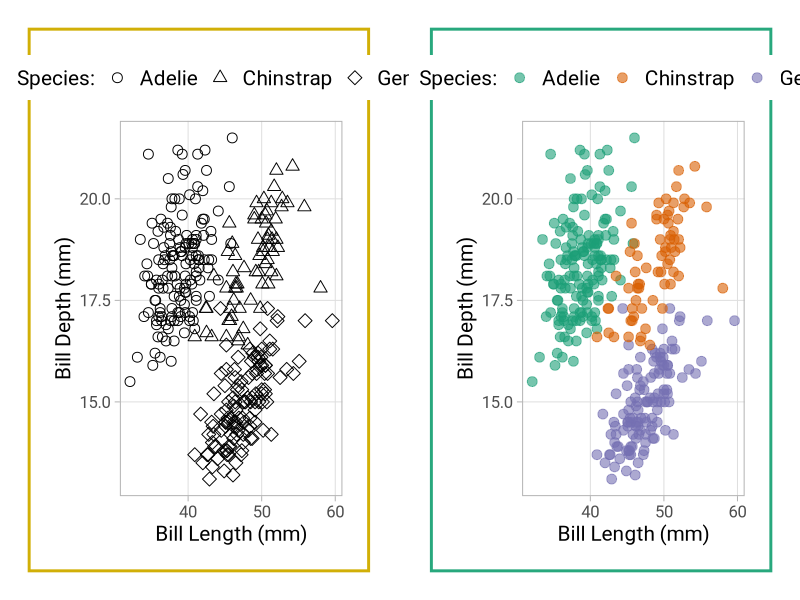
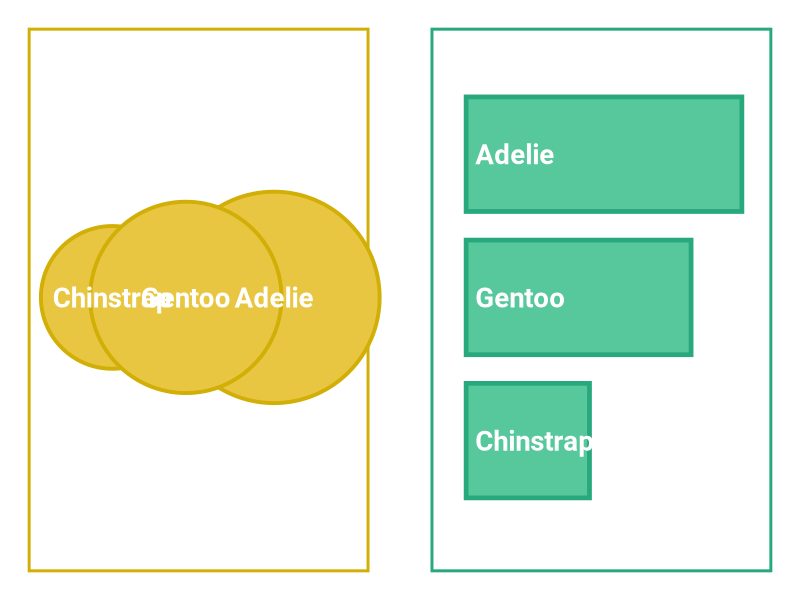
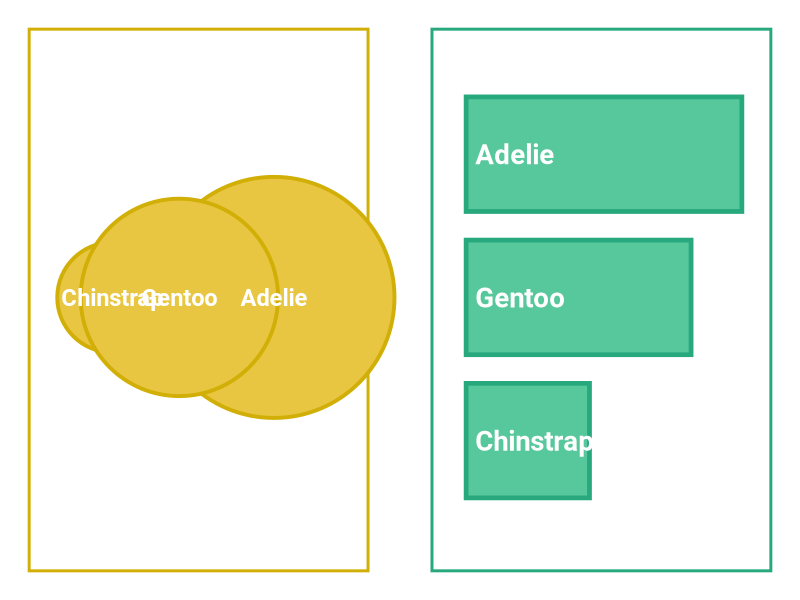
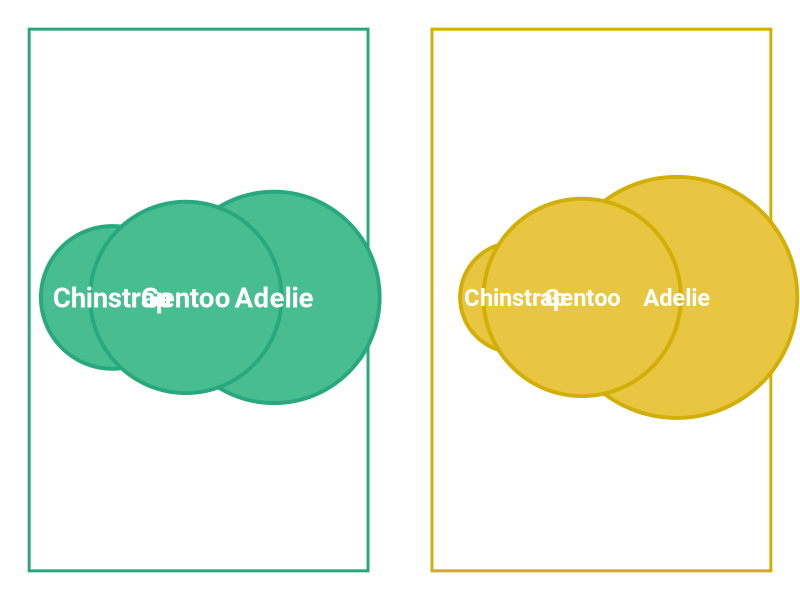
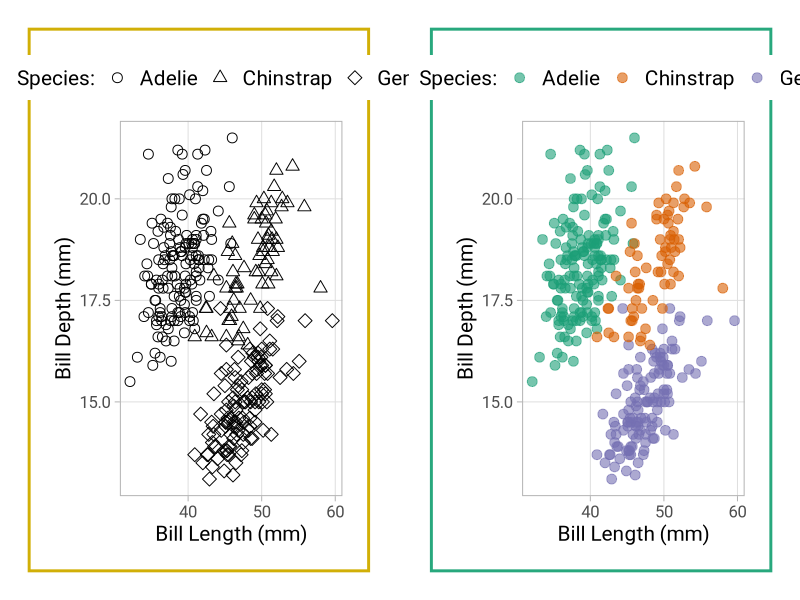
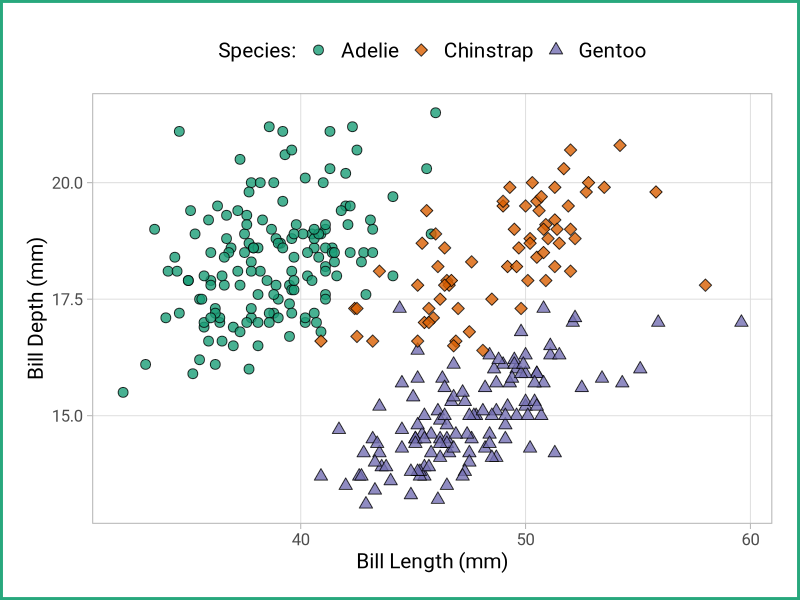
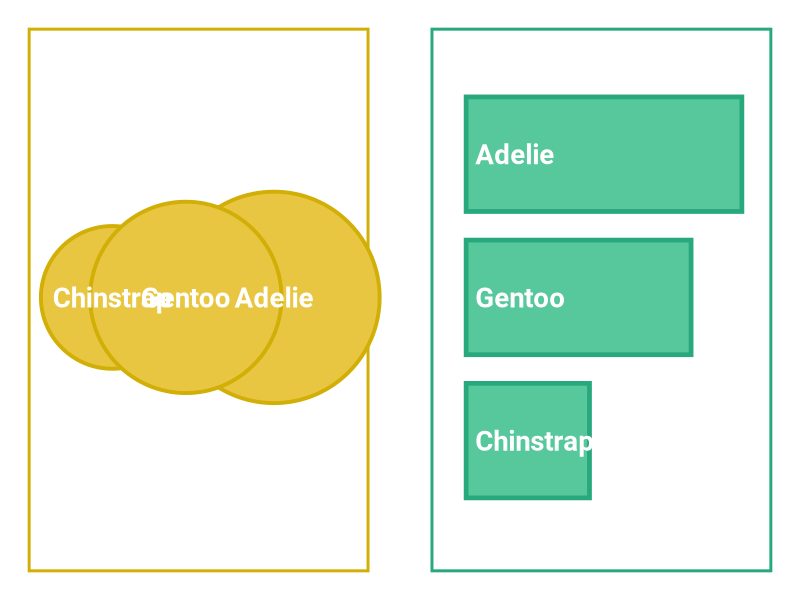
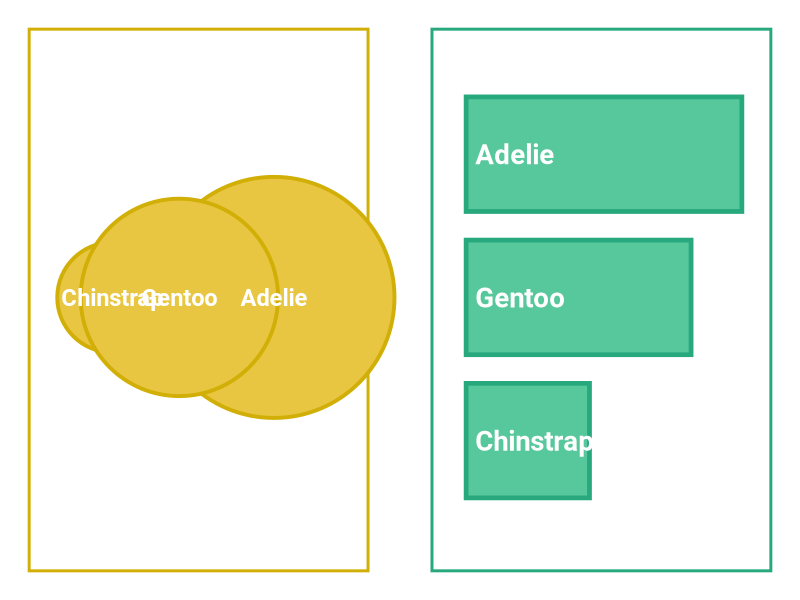

Write R code to recreate these figures, in order.
library(tidyverse)
library(palmerpenguins)
library(patchwork)
library(ragg)

theme_set(theme_light(base_family = "Roboto", base_size = 15))
theme_update(
  legend.text = element_text(size = 15),
  legend.title = element_text(size = 15),
  legend.position = "top",
  plot.margin = margin(rep(20, 4)),
  panel.grid.minor = element_blank()
)

## shape vs color encoding
a1 <- ggplot(penguins, aes(bill_length_mm, bill_depth_mm, shape = species)) +
  geom_point(size = 3) +
  scale_shape_manual(values = c(1, 2, 5), name = "Species:") +
  labs(x = "Bill Length (mm)", y = "Bill Depth (mm)") +
  theme(plot.background = element_rect(size = 2, color = "#D1AF07"))

a2 <- ggplot(penguins, aes(bill_length_mm, bill_depth_mm, color = species)) +
  geom_point(size = 3, alpha = .6) +
  scale_color_brewer(palette = "Dark2", name = "Species:") +
  labs(x = "Bill Length (mm)", y = "Bill Depth (mm)") +
  theme(plot.background = element_rect(size = 2, color = "#28a87d"))

a1 + plot_spacer() + a2 + plot_layout(nrow = 1, widths = c(1, .02, 1))

ggsave(here::here("Encodings", "encoding_scatter.png"), 
       width = 8000, height = 4000, limitsize = FALSE, 
       res = 500, unit = "in", device = agg_png)

## combined solution
a3 <- ggplot(penguins, aes(bill_length_mm, bill_depth_mm, 
                           fill = species, shape = species)) +
  geom_point(size = 3, alpha = .8) +
  scale_fill_brewer(palette = "Dark2", name = "Species:") +
  scale_shape_manual(values = c(21, 23, 24), name = "Species:") +
  labs(x = "Bill Length (mm)", y = "Bill Depth (mm)") +
  theme(plot.background = element_rect(size = 2, color = "#28a87d"))

ggsave(here::here("Encodings", "encoding_scatter_combo.png"), 
       width = 4000, height = 4000, limitsize = FALSE, 
       res = 500, unit = "in", device = agg_png)


## bars vs circles (mapped to area)
b1 <- 
  penguins %>% 
  count(species) %>% 
  mutate(species = fct_reorder(species, n),
         species_num = as.numeric(species),
         species_num = if_else(species == "Gentoo", species_num - .09, species_num)) %>% 
  ggplot(aes(species_num, 1)) + 
  geom_point(aes(size = n), shape = 21, color = "#D1AF07", 
             fill = "#E9C642", stroke = 2, show.legend = FALSE) +
  geom_text(aes(label = species), family = "Roboto", color = "white",
            size = 7, fontface = "bold") +
  coord_cartesian(clip = "off") +
  scale_x_continuous(expand = c(.2, .2), limits = c(1, 3.2)) +
  scale_size_area(max_size = 70) +
  labs(x = NULL, y = NULL) +
  theme(plot.background = element_rect(size = 2, color = "#D1AF07"),
        panel.grid.major = element_blank(),
        axis.text = element_blank(),
        axis.ticks = element_blank(),
        panel.border = element_rect(color = NA))

b2 <- penguins %>% 
  count(species) %>% 
  mutate(species = fct_reorder(species, n)) %>% 
  ggplot(aes(species, n)) + 
  geom_col(width = .8, color = "#28a87d", fill = "#57C79C", size = 1.6) +
  geom_text(aes(y = 0, label = species), family = "Roboto", color = "white",
            hjust = 0, nudge_y = 5, size = 7, fontface = "bold") +
  coord_flip() +
  scale_x_discrete(expand = c(.23, .23)) +
  scale_y_continuous(expand = c(.01, .01)) +
  labs(x = NULL, y = NULL) +
  theme(plot.background = element_rect(size = 2, color = "#28a87d"),
        panel.grid.major = element_blank(),
        axis.text = element_blank(),
        axis.ticks = element_blank(),
        panel.border = element_rect(color = NA))

b1 + plot_spacer() + b2 + plot_layout(nrow = 1, widths = c(1, .02, 1))

ggsave(here::here("Encodings", "encoding_amount.png"), 
       width = 8000, height = 2000, limitsize = FALSE, 
       res = 500, unit = "in", device = agg_png)


## bars vs circles (mapped to radius)
b1r <- 
  penguins %>% 
  count(species) %>% 
  mutate(species = fct_reorder(species, n),
         species_num = as.numeric(species),
         species_num = if_else(species == "Gentoo", species_num - .17, species_num)) %>% 
  ggplot(aes(species_num, 1)) + 
  geom_point(aes(size = n), shape = 21, color = "#D1AF07", 
             fill = "#E9C642", stroke = 2, show.legend = FALSE) +
  geom_text(aes(label = species), family = "Roboto", color = "white",
            size = 6, fontface = "bold") +
  coord_cartesian(clip = "off") +
  scale_x_continuous(expand = c(.2, .2), limits = c(1, 3.2)) +
  #scale_size_area(max_size = 70) +
  scale_radius(range = c(0, 80), limits = c(0, NA)) +
  labs(x = NULL, y = NULL) +
  theme(plot.background = element_rect(size = 2, color = "#D1AF07"),
        panel.grid.major = element_blank(),
        axis.text = element_blank(),
        axis.ticks = element_blank(),
        panel.border = element_rect(color = NA))

b1r + plot_spacer() + b2 + plot_layout(nrow = 1, widths = c(1, .02, 1))

ggsave(here::here("Encodings", "encoding_amount_radius.png"), 
       width = 8000, height = 2000, limitsize = FALSE, 
       res = 500, unit = "in", device = agg_png)


## circles area vs. circles radius
b1_green <- 
  penguins %>% 
  count(species) %>% 
  mutate(species = fct_reorder(species, n),
         species_num = as.numeric(species),
         species_num = if_else(species == "Gentoo", species_num - .09, species_num)) %>% 
  ggplot(aes(species_num, 1)) + 
  geom_point(aes(size = n), shape = 21, color = "#28a87d", 
             fill = "#49BD92", stroke = 2, show.legend = FALSE) +
  geom_text(aes(label = species), family = "Roboto", color = "white",
            size = 7, fontface = "bold") +
  coord_cartesian(clip = "off") +
  scale_x_continuous(expand = c(.2, .2), limits = c(1, 3.2)) +
  scale_size_area(max_size = 70) +
  labs(x = NULL, y = NULL) +
  theme(plot.background = element_rect(size = 2, color = "#28a87d"),
        panel.grid.major = element_blank(),
        axis.text = element_blank(),
        axis.ticks = element_blank(),
        panel.border = element_rect(color = NA))

b1_green + plot_spacer() + b1r + plot_layout(nrow = 1, widths = c(1, .02, 1))

ggsave(here::here("Encodings", "encoding_area_radius.png"), 
       width = 8000, height = 2000, limitsize = FALSE, 
       res = 500, unit = "in", device = agg_png)
